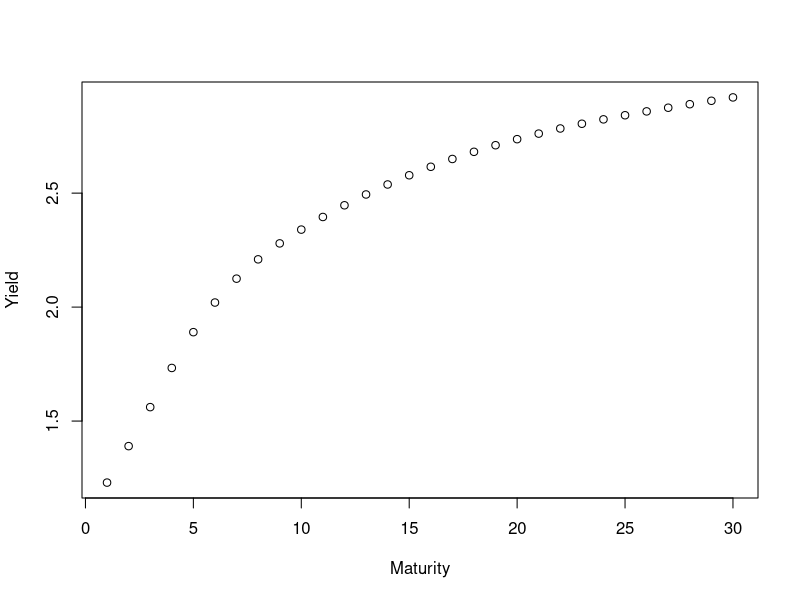

The R source for this figure:
## ---- chunk 1
## Calculate spline curve from current yield curve
treasuryYield1Y = 1.23
treasuryYield2Y = 1.39
treasuryYield5Y = 1.89
treasuryYield10Y = 2.34
treasuryYield30Y = 2.92

treasuryCurve <- spline(c(1,2,5,10,30), 
               c(treasuryYield1Y, treasuryYield2Y, treasuryYield5Y, 
                 treasuryYield10Y, treasuryYield30Y), 
               n=30, method = "natural")

plot(treasuryCurve, xlab = "Maturity", ylab = "Yield")
